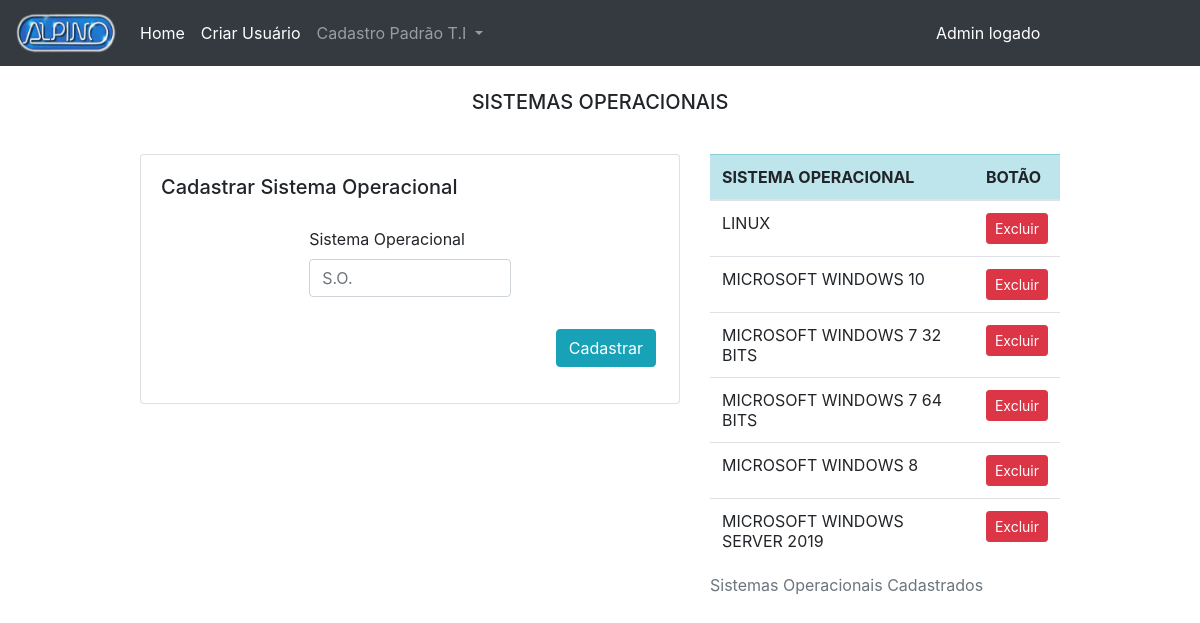
Screenshot of /public/pags/admin/registerStandard/registerSO.php with the database file from the repository.
### tables this page shows
CREATE TABLE `sistema_operacional` (
  `id` int(10) UNSIGNED NOT NULL,
  `sistema_operacional` varchar(45) NOT NULL
);

### public/pags/admin/registerStandard/registerSO.php (the view, shortened to what this page needs)
<?php
    include_once("../../../../src/config/conexaodb.php");
    $coleta = mysqli_query($conn, "SELECT * FROM sistema_operacional order by sistema_operacional asc");
?>
<html lang="pt-br">
<head>
    <link rel="stylesheet" href="../../../../node_modules/bootstrap/dist/css/bootstrap.css">
</head>
<body>
    <?php
        include_once '../include/nav_register.php';
    ?>
    <div class="container">
        <div class="row">
            <div class="col">
                <div class="py-3 text-center">
                    <h5 class="display-5 m-2">SISTEMAS OPERACIONAIS</h5>
                </div>
            </div>
        </div>
        <div class="row justify-content-center">
            <div class="col-md-6">
                <div class="py-3">
                    <div class="card">
                        <div class="card-body">
                            <h5 class="card-title">Cadastrar Sistema Operacional</h5>
                            <div class="row">
                                <div class="col">
                                    <form action="../../../../src/db/admin/sistemaOperacional/insert.php" method="POST">
                                        <div class="form-row justify-content-center">
                                            <div class="form-group col-md-5">
                                                <label for="inputSO" class="pt-3">Sistema Operacional</label>
                                                <input type="text" name="inputSO" class="form-control" placeholder="S.O.">
                                            </div>
                                        </div>
                                        <div class="pt-3">
                                            <div class="form-row justify-content-end">
                                                <button type="submit" class="btn btn-info mr-2">Cadastrar</button>
                                            </div>
                                        </div>
                                    </form>
                                </div>
                            </div>
                        </div>
                    </div>
                </div>
            </div>
            <div class="col-md-4">
                <div class="py-3">
                    <table class="table">
                        <caption>Sistemas Operacionais Cadastrados</caption>
                        <thead>
                            <tr class="table-info">
                                <th scope="col">SISTEMA OPERACIONAL</th>
                                <th scope="col">BOTÃO</th>
                            </tr>
                        </thead>
                        <tbody>
                            <?php while($linha = mysqli_fetch_assoc($coleta)) { ?>
                            <tr>
                                <td>
                                    <?php echo $linha['sistema_operacional']; ?>
                                </td>
                                <td>
                                    <a href="../../../../src/db/admin/sistemaOperacional/delete.php?id=<?php echo $linha['id']; ?>">
                                        <button type="button" class="btn btn-danger btn-sm">Excluir</button>
                                    </a>
                                </td>
                            </tr>
                            <?php } ?>
                        </tbody>
                    </table>
                </div>
            </div>
        </div>
    </div>
</body>
</html>

### rows the page displays
sistema_operacional: sistema_operacional "LINUX"
sistema_operacional: sistema_operacional "MICROSOFT WINDOWS 10"
sistema_operacional: sistema_operacional "MICROSOFT WINDOWS 7 32 BITS"
sistema_operacional: sistema_operacional "MICROSOFT WINDOWS 7 64 BITS"
sistema_operacional: sistema_operacional "MICROSOFT WINDOWS 8"
sistema_operacional: sistema_operacional "MICROSOFT WINDOWS SERVER 2019"
